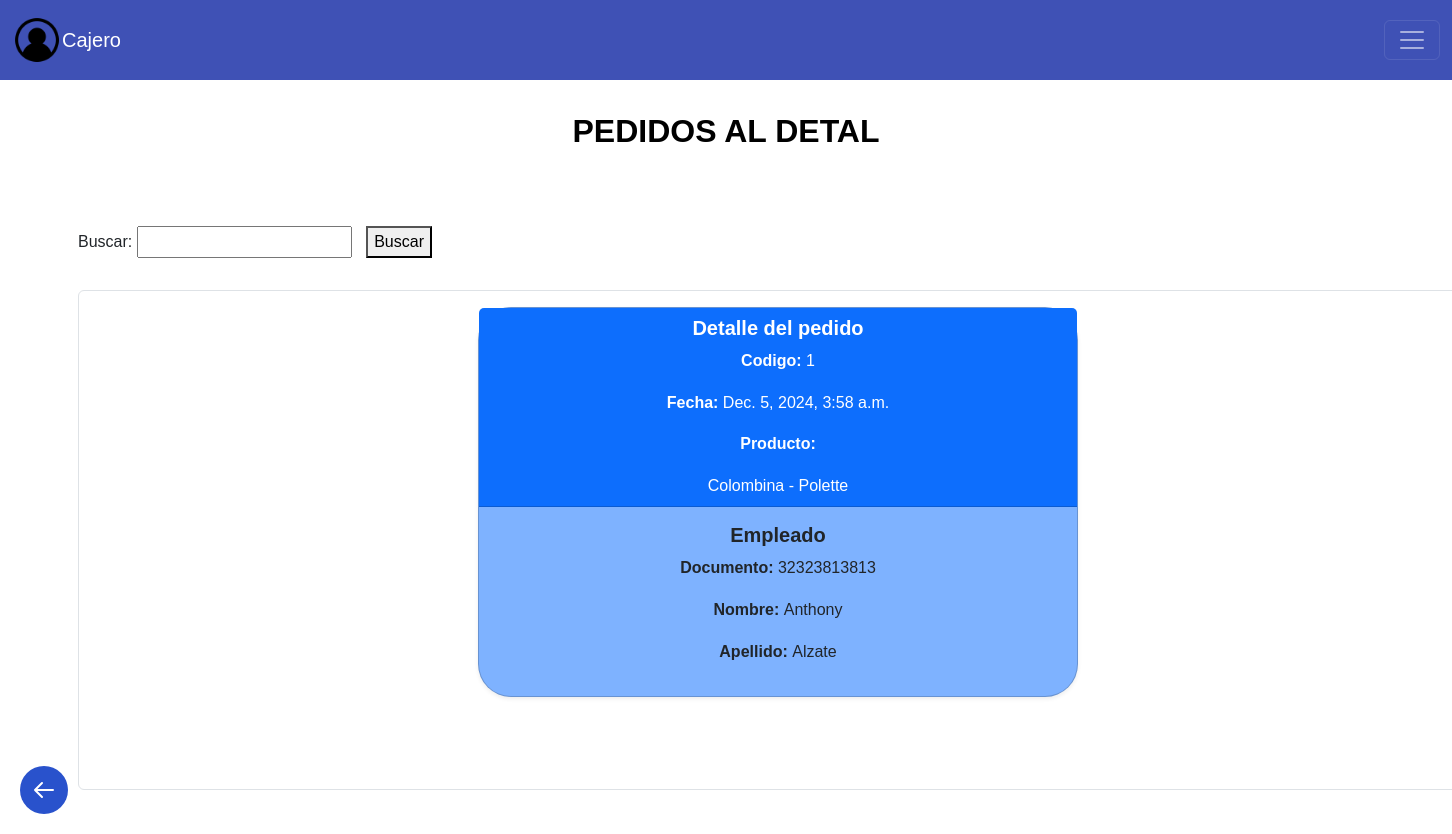
/homeC/pedidosCajero/pedidosemp/, run on the app's committed database.
### helados/models.py (models this page shows, shortened)
class PedidoEmpleado (models.Model):
    codigo = models.AutoField(primary_key=True)
    fecha = models.DateTimeField(auto_now_add=True)
    producto = models.ManyToManyField(Helado, related_name='pedidosemp')
    empleado = models.ForeignKey(Empleado, on_delete=models.CASCADE, related_name='pedidosemp')

class Helado (models.Model):
    marca = models.CharField(max_length=200)
    nombre = models.CharField(max_length=200)
    descripcion = models.CharField(max_length=200)
    activo  = models.BooleanField(default=True)
    valor = models.IntegerField (blank= False)
    stock = models.IntegerField(blank=False, default=0)

class Empleado (models.Model):
    nombre = models.CharField(max_length=200)
    apellido = models.CharField(max_length=200)
    documento = models.IntegerField (blank= False)
    telefono = models.IntegerField(blank= False, default=0)
    activo = models.BooleanField(default=True)

### helados/views.py (the view, shortened to what this page needs)
# urls.py: path('homeC/pedidosCajero/pedidosemp/', views.pedidosEmp,  name='pedidosemp'),
def pedidosEmp(request):
    form = BusquedaCodigoForm(request.POST)
    pedidos = PedidoEmpleado.objects.all()
    buscar_realizado = False
    error_busqueda = None
    return render(request, 'pedidos_emp.html', {'form': form,
                                                'pedidos': pedidos,
                                                'buscar_realizado': buscar_realizado,
                                                'error_busqueda': error_busqueda})

### helados/forms.py
class BusquedaCodigoForm(forms.Form):
    query = forms.IntegerField(label='Buscar', required=False)

### helados/frontend/templates/pedidos_emp.html (shortened to what this page needs)
{% extends 'layouts/base.html' %}
{% block user %}
Cajero
{% endblock %}
{% block content %}
<h2 class="dashboard-heading"> PEDIDOS AL DETAL </h2>
<main class="container my-4">
    <section>
        <form method="POST">
            <div style="display: inline-block;">
                {{ form.as_p }}
            </div>
            <div style="display: inline-block; margin-left: 10px;">
                <button type="submit">Buscar</button>
            </div>
        </form>
        {% if buscar_realizado %}
        {% if not error_busqueda %}
        <h2>Resultados de la busqueda</h2>
        {% if pedidos %}
        <ul>
            {% for pedido in pedidos %}
            <a href="{% url 'editarpedidosemp' pedido.codigo %}" class="text-decoration-none w-100"
                style="max-width: 600px;">
                <div class="card mb-3 shadow-sm">
                    <div class="card-header bg-primary text-white">
                        <h5 class="card-title">Detalle del pedido</h5>
                        <p><b>Codigo: </b>{{pedido.codigo}}</p>
                        <p><b>Fecha:</b> {{pedido.fecha}}</p>
                        <p><b>Productos:</b></p>
                        <ul>
                            {% for helado in pedido.producto.all %}
                            <li>{{ helado.marca }} - {{ helado.nombre }}</li>
                            {% endfor %}
                        </ul>
                    </div>
                    <div class="card-body">
                        <h5 class="card-title">Empleado</h5>
                        <p><b>Documento: </b> {{pedido.empleado.documento}}</p>
                        <p><b>Nombre: </b>{{pedido.empleado.nombre}}</p>
                        <p><b>Apellido: </b>{{pedido.empleado.apellido}}</p>
                    </div>
                </div>
            </a>
            {% endfor %}
        </ul>
        {% else %}
        <p>No se encontraron pedidos con ese código.</p>
        {% endif %}
        {% endif %}
    </section>
    {% else %}
    <div class="scrollspy-example border rounded p-3 d-flex flex-column align-items-center" data-bs-spy="scroll"
        data-bs-offset="0" tabindex="0" style="height: 500px; width: 1400px; ; overflow-y: auto; align-items: center;">
        {% for pedido in pedidos %}
        <a href="{% url 'editarpedidosemp' pedido.codigo %}" class="text-decoration-none w-100"
            style="max-width: 600px;">
            <div class="card mb-3 shadow-sm">
                <div class="card-header bg-primary text-white">
                    <h5 class="card-title">Detalle del pedido</h5>
                    <p><b>Codigo: </b>{{pedido.codigo}}</p>
                    <p><b>Fecha:</b> {{pedido.fecha}}</p>
                    <p><b>Producto:</b></p>
                    <ul style="list-style-type: none; padding: 0; margin: 0;">
                        {% for helado in pedido.producto.all %}
                        <li>{{ helado.marca }} - {{ helado.nombre }}</li>
                        {% endfor %}
                    </ul>
                </div>
                <div class="card-body">
                    <h5 class="card-title">Empleado</h5>
                    <p><b>Documento: </b> {{pedido.empleado.documento}}</p>
                    <p><b>Nombre: </b>{{pedido.empleado.nombre}}</p>
                    <p><b>Apellido: </b>{{pedido.empleado.apellido}}</p>
                </div>
            </div>
        </a>
        {% endfor %}
    </div>
    {% endif %}
</main>
<a href="javascript:void(0);" class="back-button" onclick="window.location.href='{% url 'pedidosCajero' %}';">
    <svg xmlns="http://www.w3.org/2000/svg" fill="none" viewBox="0 0 24 24" stroke="currentColor">
        <path stroke-linecap="round" stroke-linejoin="round" stroke-width="2" d="M10 19l-7-7m0 0l7-7m-7 7h18" />
    </svg>
</a>
{% endblock %}

### helados/frontend/static/styles/pageOpciones.css (style rules this page uses)
body, html { margin: 0; padding: 0; font-family: Arial, sans-serif; line-height: 1.6; background-color: white; }
main { max-width: 800px; margin: 0 auto; padding: 20px; display: flex; justify-content: space-between; }
h2 { color: #000000; font-size: 1.5em; margin-top: 30px; margin-bottom: 15px; }
.back-button { position: fixed; bottom: 20px; left: 20px; display: flex; align-items: center; justify-content: center; width: 48px; height: 48px; background-color: #2952CC; border-radius: 50%; transition: background-color 0.3s ease; }
.back-button svg { width: 24px; height: 24px; color: white; }

### helados/frontend/static/styles/pageConNavegacion.css (style rules this page uses)
body { padding-top: 88px; margin: 0; font-family: Arial, sans-serif; background-color: white; }
.dashboard-heading { font-size: 32px; font-weight: bold; color: black; padding: 24px 32px 32px; margin: 0; }
h2 { margin: 10px 10px; text-align: center; }
.card { border-radius: 33px; background-color: #7EB2FF; text-align: center; transition: transform 0.2s ease; }
.card-title { font-size: 20px; font-weight: bold; justify-content: center; text-align: center; }

### data on the page
PedidoEmpleado: codigo "1", fecha "Dec. 5, 2024, 3:58 a.m.", empleado.documento "32323813813", empleado.nombre "Anthony", empleado.apellido "Alzate"
Helado: marca "Colombina", nombre "Polette"
